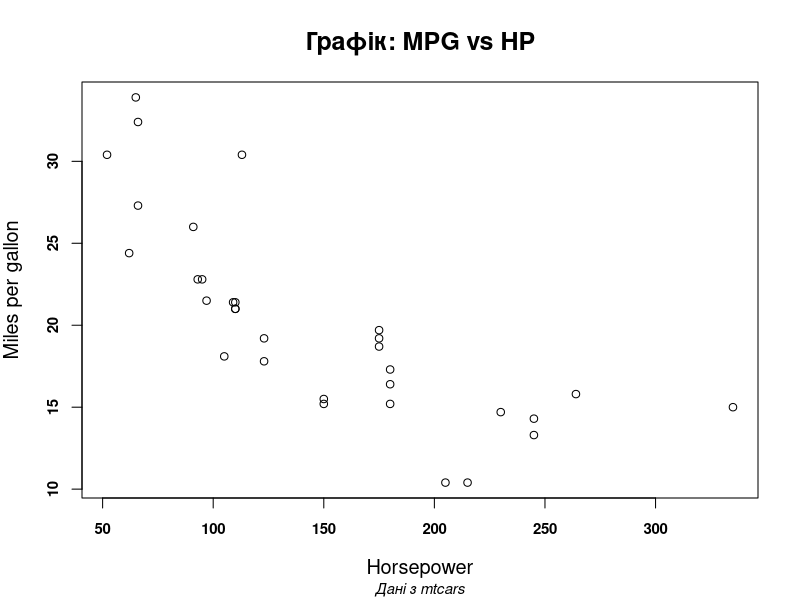

Recreate this plot in R.
x <- mtcars$hp
y <- mtcars$mpg

png("fig_lab2_task6.png", width = 800, height = 600, res = 120)

plot(x, y,
     main = "Графік: MPG vs HP",
     xlab = "Horsepower",
     ylab = "Miles per gallon",
     cex.main = 1.5,     # більший заголовок
     cex.lab  = 1.2,     # середні підписи осей
     cex.axis = 0.9,     # дрібніші мітки осей
     font = 2            # жирний стиль тексту
)

mtext("Дані з mtcars", side = 1, line = 4, cex = 0.9, font = 3)  # курсив
dev.off()